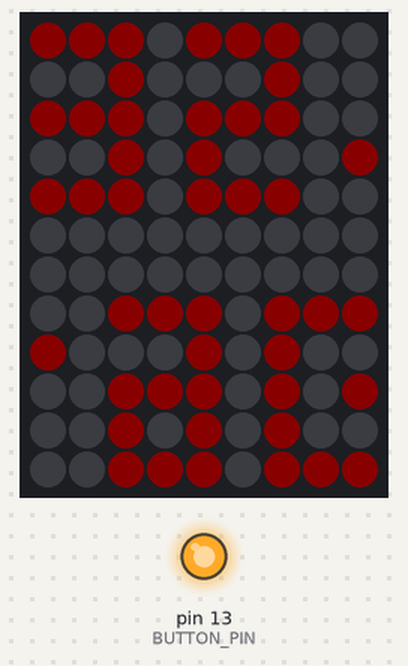
The sketch below on a simulated Arduino Uno, built with avr-gcc and run on an emulated ATmega328P. On the bench: 9×12 RGB LED matrix (first LED top left, wired row by row), output pins drawn as LEDs (lit = HIGH). Dim RGB values are drawn brighter than linear; the audio player accepts every command and is not drawn.

Above: at 0.6 s.
At 5.6 s:
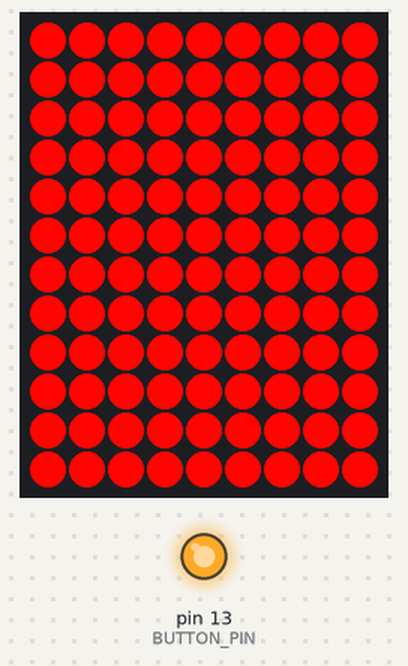
At 25.7 s:
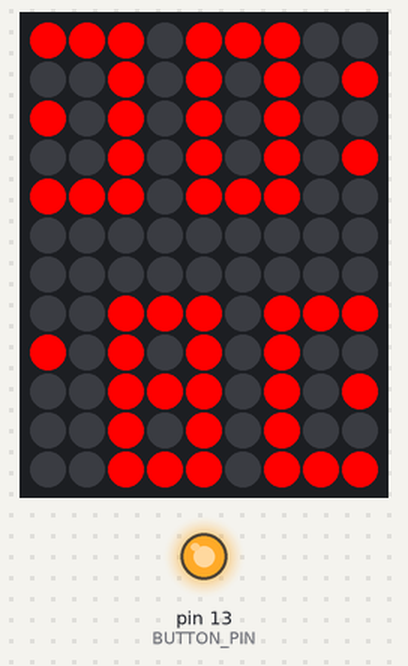

The sketch:

LEDAlarmClock.ino
```cpp
// (licence header left out)
#include <FastLED.h>
#include <EEPROM.h>
#include <RTClib.h>
#include <Wire.h>
#include <SoftwareSerial.h>
#include <DFRobotDFPlayerMini.h>


// PINS
#define LED_PIN 2
#define BUTTON_PIN 13
#define DFPLAYER_RX 10
#define DFPLAYER_TX 11

// LED SETTINGS
#define NUM_LEDS 108
#define BRIGHTNESS 10 // 0-255
#define HEIGHT 12
#define WIDTH 9
// NOTE: This is because I was 1 LED short so the first LED is missing, so we have to start at LED 1 instead of 0
#define STARTING_LED 1

// Set your alarm in 24-hour time (YYYY, MM, DD, HH, MM, SS) [year, month, day do not matter]
DateTime alarmTime(0, 0, 0, 22, 42, 0);


struct point {
  byte x;
  byte y;
};

point digit1[15] = {
  { 7, 11 },
  { 6, 11 },
  { 5, 11 },
  { 7, 10 },
  { 6, 10 },
  { 5, 10 },
  { 7, 9 },
  { 6, 9 },
  { 5, 9 },
  { 7, 8 },
  { 6, 8 },
  { 5, 8 },
  { 7, 7 },
  { 6, 7 },
  { 5, 7 },
};
point digit2[15] = {
  { 3, 11 },
  { 2, 11 },
  { 1, 11 },
  { 3, 10 },
  { 2, 10 },
  { 1, 10 },
  { 3, 9 },
  { 2, 9 },
  { 1, 9 },
  { 3, 8 },
  { 2, 8 },
  { 1, 8 },
  { 3, 7 },
  { 2, 7 },
  { 1, 7 }
};
point digit3[15] = {
  { 7, 4 },
  { 6, 4 },
  { 5, 4 },
  { 7, 3 },
  { 6, 3 },
  { 5, 3 },
  { 7, 2 },
  { 6, 2 },
  { 5, 2 },
  { 7, 1 },
  { 6, 1 },
  { 5, 1 },
  { 7, 0 },
  { 6, 0 },
  { 5, 0 },
};
point digit4[15] = {
  { 3, 4 },
  { 2, 4 },
  { 1, 4 },
  { 3, 3 },
  { 2, 3 },
  { 1, 3 },
  { 3, 2 },
  { 2, 2 },
  { 1, 2 },
  { 3, 1 },
  { 2, 1 },
  { 1, 1 },
  { 3, 0 },
  { 2, 0 },
  { 1, 0 }
};

int numbers[10][15] = {
  // 0
  {
    1, 1, 1,
    1, 0, 1,
    1, 0, 1,
    1, 0, 1,
    1, 1, 1
  },

  // 1
  {
    0, 1, 0,
    1, 1, 0,
    0, 1, 0,
    0, 1, 0,
    1, 1, 1
  },

  // 2
  {
    1, 1, 1,
    0, 0, 1,
    1, 1, 1,
    1, 0, 0,
    1, 1, 1
  },

  // 3
  {
    1, 1, 1,
    0, 0, 1,
    1, 1, 1,
    0, 0, 1,
    1, 1, 1
  },

  // 4
  {
    1, 0, 1,
    1, 0, 1,
    1, 1, 1,
    0, 0, 1,
    0, 0, 1
  },

  // 5
  {
    1, 1, 1,
    1, 0, 0,
    1, 1, 1,
    0, 0, 1,
    1, 1, 1
  },

  // 6
  {
    1, 1, 1,
    1, 0, 0,
    1, 1, 1,
    1, 0, 1,
    1, 1, 1
  },

  // 7
  {
    1, 1, 1,
    0, 0, 1,
    0, 1, 0,
    1, 0, 0,
    1, 0, 0
  },

  // 8
  {
    1, 1, 1,
    1, 0, 1,
    1, 1, 1,
    1, 0, 1,
    1, 1, 1
  },

  // 9
  {
    1, 1, 1,
    1, 0, 1,
    1, 1, 1,
    0, 0, 1,
    1, 1, 1
  }
};

// Define RX, TX pins for communication with DFPlayer
SoftwareSerial softwareSerial(DFPLAYER_RX, DFPLAYER_TX);
DFRobotDFPlayerMini dfPlayer;

RTC_DS3231 rtc;

CRGB leds[NUM_LEDS];
CRGB colorOptions[7] = {CRGB(255,0,0), CRGB::Red, CRGB::Green, CRGB::Blue, CRGB::Yellow, CRGB::Purple, CRGB::Orange};
CRGB currentColor = colorOptions[0];

// When the alarm goes off, both of these will be true
// They will either disappear after the time of the alarm runs out, or alarm will stop sounding at the first button press and stop flashing at the second
bool alarmSounding;
bool alarmFlashing;

// Read button state
bool buttonIsDown;
bool buttonWasDown;


void setup() {
  Serial.begin(115200);

  softwareSerial.begin(9600);
  dfPlayer.begin(softwareSerial);
  dfPlayer.volume(15);

  Wire.begin();
  rtc.begin();
  rtc.adjust(DateTime(F(__DATE__),F(__TIME__)));

  FastLED.addLeds<NEOPIXEL, LED_PIN>(leds, NUM_LEDS);
  FastLED.setBrightness(BRIGHTNESS);

  pinMode(BUTTON_PIN, OUTPUT);
  digitalWrite(BUTTON_PIN, HIGH);

  setWholePanelToColor(CRGB::Black);
  currentColor = CRGB(255,0,0);//colorOptions[EEPROM.read(0)];
  displayNumbers(559);
  delay(5000);
  FastLED.setBrightness(255);
  for (int i = 0; i < 10; i++) {
    setWholePanelToColor(CRGB(255,5,1));
    delay(1000);
    setWholePanelToColor(CRGB::Black);
    delay(1000);
  }
  setWholePanelToColor(CRGB::Black);
  displayNumbers(600);
}

void loop() {
  return;
  DateTime now = rtc.now();
  int currentHour = now.hour() == 0 || now.hour() == 12 ? 12 : now.hour() % 12;
  displayNumbers(currentHour * 100 + now.minute());

  if (now.hour() == alarmTime.hour() && now.minute() == alarmTime.minute() && now.second() == alarmTime.second()) {
    alarm();
  }
  else if (!digitalRead(BUTTON_PIN)) {
    alarm();
  }

  delay(100);
}

void alarm() {
  alarmSounding = true;
  alarmFlashing = true;

  // Play a sound effect
  dfPlayer.play();

  // Show some light effects
  for (int i = 0; i < 60; i++) {
    buttonIsDown = !digitalRead(BUTTON_PIN);
    // If button was just pressed
    if (buttonIsDown && !buttonWasDown) {
      // If the sound is still playing, stop it
      if (alarmSounding) {
        Serial.println("sound off");
        alarmSounding = false;
        dfPlayer.stop();
        delay(10);
        dfPlayer.stop();
      }
      // If the sound has already been deactivated (by the user), deactivate the lights as well
      else {
        Serial.println("light off");
        break;
      }
      buttonIsDown = true;
    }
    buttonWasDown = buttonIsDown;
    setWholePanelToColor(CRGB::Red);
    delay(500);
    setWholePanelToColor(CRGB::Black);
    delay(500);
  }

  alarmSounding = false;
  alarmFlashing = false;
  // Set brightness back to normal
  FastLED.setBrightness(BRIGHTNESS);
}

/// SIMPLE DISPLAY FUNCTIONS

void setWholePanelToColor(CRGB color) {
  for (int i = 0; i < NUM_LEDS; i++) {
    leds[i] = color;
  }
  FastLED.show();
}

void displayNumbers(int toDisplay) {
  int firstDigit = toDisplay / 1000;
  int secondDigit = (toDisplay % 1000) / 100;
  int thirdDigit = (toDisplay % 100) / 10;
  int fourthDigit = toDisplay % 10;

  for (int i = 0; i < 15; i++) {
    leds[pointToIndex(digit1[i]) - STARTING_LED] = numbers[firstDigit][i] == 1 ? currentColor : CRGB::Black;
    leds[pointToIndex(digit2[i]) - STARTING_LED] = numbers[secondDigit][i] == 1 ? currentColor : CRGB::Black;
    leds[pointToIndex(digit3[i]) - STARTING_LED] = numbers[thirdDigit][i] == 1 ? currentColor : CRGB::Black;
    leds[pointToIndex(digit4[i]) - STARTING_LED] = numbers[fourthDigit][i] == 1 ? currentColor : CRGB::Black;
  }

  FastLED.show();
}

/// UTILITIES

int pointToIndex(point p) {
  // If it's an even row, treat it like a regular 2D->1D array conversion
  // where each y moves us an entire row worth of units, but each x only moves us 1 unit
  if (p.y % 2 == 0) {
    return p.y * WIDTH + p.x;
  }
  // If it's an odd row, the max value of the row is on the right, so calculate that
  // and then subtract the x from it
  else {
    int rowMax = (p.y + 1) * WIDTH - 1;
    return rowMax - p.x;
  }
}
```

Measured:
- what the display in image 0 shows lasts 5.0 s, from 0.5 s to 5.5 s
- what the display in image 1 shows lasts 1.0 s, from 5.5 s to 6.5 s
